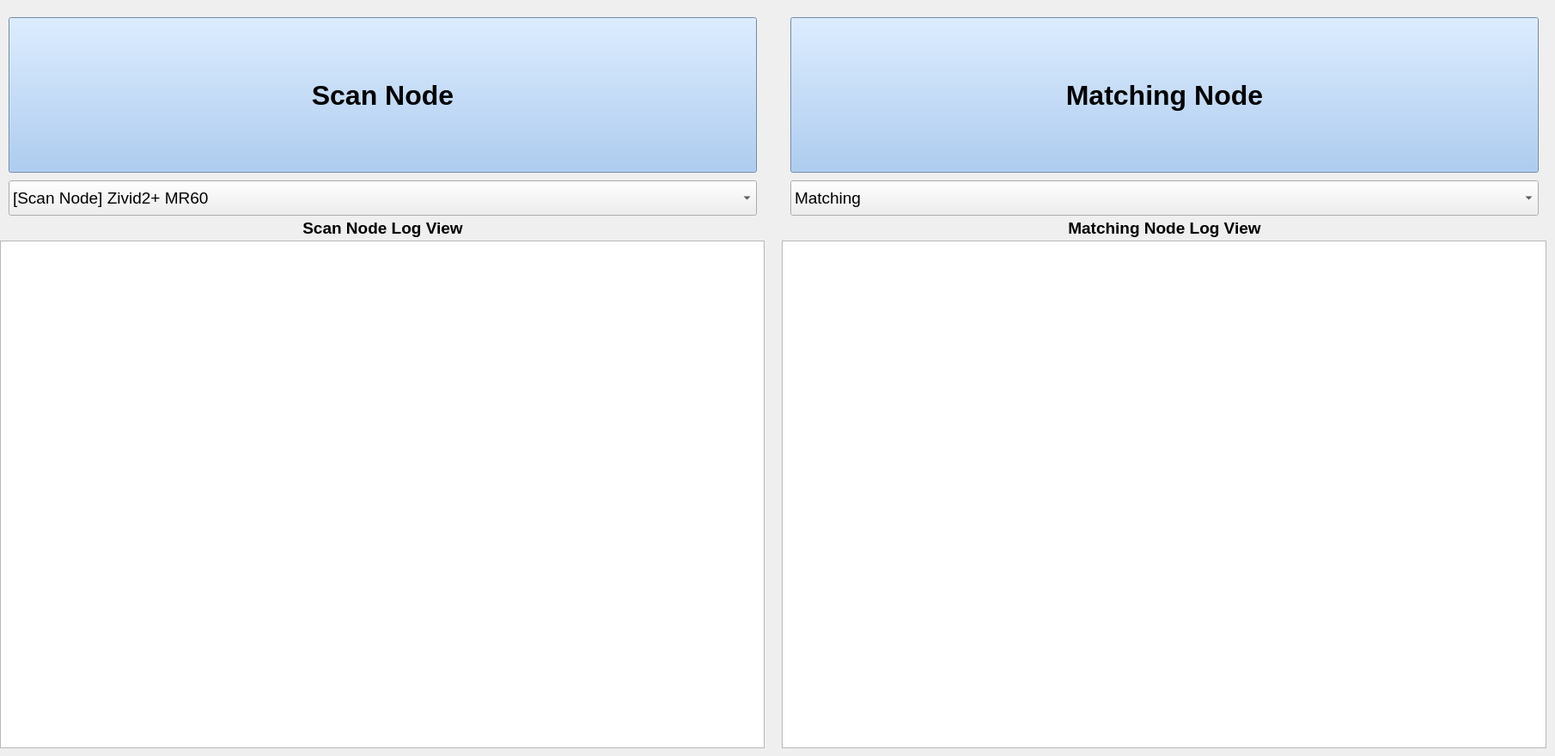
    <widget class="QWidget" name="tab_26">
     <attribute name="title">
      <string>Pose Estimation</string>
     </attribute>
     <widget class="QTextEdit" name="textEdit_log_ScanNodeLogView">
      <property name="geometry">
       <rect>
        <x>0</x>
        <y>280</y>
        <width>890</width>
        <height>591</height>
       </rect>
      </property>
     </widget>
     <widget class="QTextEdit" name="textEdit_log_MatchingNodeLogView">
      <property name="geometry">
       <rect>
        <x>910</x>
        <y>280</y>
        <width>890</width>
        <height>591</height>
       </rect>
      </property>
     </widget>
     <widget class="QPushButton" name="pushButton_doScanNode">
      <property name="geometry">
       <rect>
        <x>10</x>
        <y>20</y>
        <width>871</width>
        <height>181</height>
       </rect>
      </property>
      <property name="sizePolicy">
       <sizepolicy hsizetype="Preferred" vsizetype="Preferred">
        <horstretch>0</horstretch>
        <verstretch>0</verstretch>
       </sizepolicy>
      </property>
      <property name="palette">
       <palette>
        <active>
         <colorrole role="WindowText">
          <brush brushstyle="SolidPattern">
           <color alpha="255">
            <red>0</red>
            <green>0</green>
            <blue>0</blue>
           </color>
          </brush>
         </colorrole>
         <colorrole role="Button">
          <brush brushstyle="SolidPattern">
           <color alpha="255">
            <red>153</red>
            <green>193</green>
            <blue>241</blue>
           </color>
          </brush>
         </colorrole>
         <colorrole role="Light">
          <brush brushstyle="SolidPattern">
           <color alpha="255">
            <red>255</red>
            <green>255</green>
            <blue>255</blue>
           </color>
          </brush>
         </colorrole>
         <colorrole role="Midlight">
          <brush brushstyle="SolidPattern">
           <color alpha="255">
            <red>204</red>
            <green>224</green>
            <blue>248</blue>
           </color>
          </brush>
         </colorrole>
         <colorrole role="Dark">
          <brush brushstyle="SolidPattern">
           <color alpha="255">
            <red>76</red>
            <green>96</green>
            <blue>120</blue>
           </color>
          </brush>
         </colorrole>
         <colorrole role="Mid">
          <brush brushstyle="SolidPattern">
           <color alpha="255">
            <red>102</red>
            <green>129</green>
            <blue>161</blue>
           </color>
          </brush>
         </colorrole>
         <colorrole role="Text">
          <brush brushstyle="SolidPattern">
           <color alpha="255">
            <red>0</red>
            <green>0</green>
            <blue>0</blue>
           </color>
          </brush>
         </colorrole>
         <colorrole role="BrightText">
          <brush brushstyle="SolidPattern">
           <color alpha="255">
            <red>255</red>
            <green>255</green>
            <blue>255</blue>
           </color>
          </brush>
         </colorrole>
         <colorrole role="ButtonText">
          <brush brushstyle="SolidPattern">
           <color alpha="255">
            <red>0</red>
            <green>0</green>
            <blue>0</blue>
           </color>
          </brush>
         </colorrole>
         <colorrole role="Base">
          <brush brushstyle="SolidPattern">
           <color alpha="255">
            <red>255</red>
            <green>255</green>
            <blue>255</blue>
           </color>
          </brush>
         </colorrole>
         <colorrole role="Window">
          <brush brushstyle="SolidPattern">
           <color alpha="255">
            <red>153</red>
            <green>193</green>
            <blue>241</blue>
           </color>
          </brush>
         </colorrole>
         <colorrole role="Shadow">
          <brush brushstyle="SolidPattern">
           <color alpha="255">
            <red>0</red>
            <green>0</green>
            <blue>0</blue>
           </color>
          </brush>
         </colorrole>
         <colorrole role="AlternateBase">
          <brush brushstyle="SolidPattern">
           <color alpha="255">
            <red>204</red>
            <green>224</green>
            <blue>248</blue>
           </color>
          </brush>
         </colorrole>
         <colorrole role="ToolTipBase">
          <brush brushstyle="SolidPattern">
           <color alpha="255">
            <red>255</red>
            <green>255</green>
            <blue>220</blue>
           </color>
          </brush>
         </colorrole>
         <colorrole role="ToolTipText">
          <brush brushstyle="SolidPattern">
           <color alpha="255">
            <red>0</red>
            <green>0</green>
            <blue>0</blue>
           </color>
          </brush>
         </colorrole>
         <colorrole role="PlaceholderText">
          <brush brushstyle="SolidPattern">
           <color alpha="128">
            <red>0</red>
            <green>0</green>
            <blue>0</blue>
           </color>
          </brush>
         </colorrole>
        </active>
        <inactive>
         <colorrole role="WindowText">
          <brush brushstyle="SolidPattern">
           <color alpha="255">
            <red>0</red>
            <green>0</green>
            <blue>0</blue>
           </color>
          </brush>
         </colorrole>
         <colorrole role="Button">
          <brush brushstyle="SolidPattern">
           <color alpha="255">
            <red>153</red>
            <green>193</green>
            <blue>241</blue>
           </color>
          </brush>
         </colorrole>
         <colorrole role="Light">
          <brush brushstyle="SolidPattern">
           <color alpha="255">
            <red>255</red>
            <green>255</green>
            <blue>255</blue>
           </color>
          </brush>
         </colorrole>
         <colorrole role="Midlight">
          <brush brushstyle="SolidPattern">
           <color alpha="255">
            <red>204</red>
            <green>224</green>
            <blue>248</blue>
           </color>
          </brush>
         </colorrole>
         <colorrole role="Dark">
          <brush brushstyle="SolidPattern">
           <color alpha="255">
            <red>76</red>
            <green>96</green>
            <blue>120</blue>
           </color>
          </brush>
         </colorrole>
         <colorrole role="Mid">
          <brush brushstyle="SolidPattern">
           <color alpha="255">
            <red>102</red>
            <green>129</green>
            <blue>161</blue>
           </color>
          </brush>
         </colorrole>
         <colorrole role="Text">
          <brush brushstyle="SolidPattern">
           <color alpha="255">
            <red>0</red>
            <green>0</green>
            <blue>0</blue>
           </color>
          </brush>
         </colorrole>
         <colorrole role="BrightText">
          <brush brushstyle="SolidPattern">
           <color alpha="255">
            <red>255</red>
            <green>255</green>
            <blue>255</blue>
           </color>
          </brush>
         </colorrole>
         <colorrole role="ButtonText">
          <brush brushstyle="SolidPattern">
           <color alpha="255">
            <red>0</red>
            <green>0</green>
            <blue>0</blue>
           </color>
          </brush>
         </colorrole>
         <colorrole role="Base">
          <brush brushstyle="SolidPattern">
           <color alpha="255">
            <red>255</red>
            <green>255</green>
            <blue>255</blue>
           </color>
          </brush>
         </colorrole>
         <colorrole role="Window">
          <brush brushstyle="SolidPattern">
           <color alpha="255">
            <red>153</red>
            <green>193</green>
            <blue>241</blue>
           </color>
          </brush>
         </colorrole>
         <colorrole role="Shadow">
          <brush brushstyle="SolidPattern">
           <color alpha="255">
            <red>0</red>
            <green>0</green>
            <blue>0</blue>
           </color>
          </brush>
         </colorrole>
         <colorrole role="AlternateBase">
          <brush brushstyle="SolidPattern">
           <color alpha="255">
            <red>204</red>
            <green>224</green>
            <blue>248</blue>
           </color>
          </brush>
         </colorrole>
         <colorrole role="ToolTipBase">
          <brush brushstyle="SolidPattern">
           <color alpha="255">
            <red>255</red>
            <green>255</green>
            <blue>220</blue>
           </color>
          </brush>
         </colorrole>
         <colorrole role="ToolTipText">
          <brush brushstyle="SolidPattern">
           <color alpha="255">
            <red>0</red>
            <green>0</green>
            <blue>0</blue>
           </color>
          </brush>
         </colorrole>
         <colorrole role="PlaceholderText">
          <brush brushstyle="SolidPattern">
           <color alpha="128">
            <red>0</red>
            <green>0</green>
            <blue>0</blue>
           </color>
          </brush>
         </colorrole>
        </inactive>
        <disabled>
         <colorrole role="WindowText">
          <brush brushstyle="SolidPattern">
           <color alpha="255">
            <red>76</red>
            <green>96</green>
            <blue>120</blue>
           </color>
          </brush>
         </colorrole>
         <colorrole role="Button">
          <brush brushstyle="SolidPattern">
           <color alpha="255">
            <red>153</red>
            <green>193</green>
            <blue>241</blue>
           </color>
          </brush>
         </colorrole>
         <colorrole role="Light">
          <brush brushstyle="SolidPattern">
           <color alpha="255">
            <red>255</red>
            <green>255</green>
            <blue>255</blue>
           </color>
          </brush>
         </colorrole>
         <colorrole role="Midlight">
          <brush brushstyle="SolidPattern">
           <color alpha="255">
            <red>204</red>
            <green>224</green>
            <blue>248</blue>
           </color>
          </brush>
         </colorrole>
         <colorrole role="Dark">
          <brush brushstyle="SolidPattern">
           <color alpha="255">
            <red>76</red>
            <green>96</green>
            <blue>120</blue>
           </color>
          </brush>
         </colorrole>
         <colorrole role="Mid">
          <brush brushstyle="SolidPattern">
           <color alpha="255">
            <red>102</red>
            <green>129</green>
            <blue>161</blue>
           </color>
          </brush>
         </colorrole>
         <colorrole role="Text">
          <brush brushstyle="SolidPattern">
           <color alpha="255">
            <red>76</red>
            <green>96</green>
            <blue>120</blue>
           </color>
          </brush>
         </colorrole>
         <colorrole role="BrightText">
          <brush brushstyle="SolidPattern">
           <color alpha="255">
            <red>255</red>
            <green>255</green>
            <blue>255</blue>
           </color>
          </brush>
         </colorrole>
         <colorrole role="ButtonText">
          <brush brushstyle="SolidPattern">
           <color alpha="255">
            <red>76</red>
            <green>96</green>
            <blue>120</blue>
           </color>
          </brush>
         </colorrole>
         <colorrole role="Base">
          <brush brushstyle="SolidPattern">
           <color alpha="255">
            <red>153</red>
            <green>193</green>
            <blue>241</blue>
           </color>
          </brush>
         </colorrole>
         <colorrole role="Window">
          <brush brushstyle="SolidPattern">
           <color alpha="255">
            <red>153</red>
            <green>193</green>
            <blue>241</blue>
           </color>
          </brush>
         </colorrole>
         <colorrole role="Shadow">
          <brush brushstyle="SolidPattern">
           <color alpha="255">
            <red>0</red>
            <green>0</green>
            <blue>0</blue>
           </color>
          </brush>
         </colorrole>
         <colorrole role="AlternateBase">
          <brush brushstyle="SolidPattern">
           <color alpha="255">
            <red>153</red>
            <green>193</green>
            <blue>241</blue>
           </color>
          </brush>
         </colorrole>
         <colorrole role="ToolTipBase">
          <brush brushstyle="SolidPattern">
           <color alpha="255">
            <red>255</red>
            <green>255</green>
            <blue>220</blue>
           </color>
          </brush>
         </colorrole>
         <colorrole role="ToolTipText">
          <brush brushstyle="SolidPattern">
           <color alpha="255">
            <red>0</red>
            <green>0</green>
            <blue>0</blue>
           </color>
          </brush>
         </colorrole>
         <colorrole role="PlaceholderText">
          <brush brushstyle="SolidPattern">
           <color alpha="128">
            <red>0</red>
            <green>0</green>
            <blue>0</blue>
           </color>
          </brush>
         </colorrole>
        </disabled>
       </palette>
      </property>
      <property name="font">
       <font>
        <family>Ubuntu</family>
        <pointsize>24</pointsize>
        <weight>75</weight>
        <italic>false</italic>
        <bold>true</bold>
        <kerning>true</kerning>
       </font>
      </property>
      <property name="text">
       <string>Scan Node</string>
      </property>
      <property name="checkable">
       <bool>true</bool>
      </property>
     </widget>
     <widget class="QLabel" name="label_5">
      <property name="geometry">
       <rect>
        <x>0</x>
        <y>250</y>
        <width>891</width>
        <height>31</height>
       </rect>
      </property>
      <property name="font">
       <font>
        <pointsize>14</pointsize>
        <weight>75</weight>
        <bold>true</bold>
       </font>
      </property>
      <property name="text">
       <string>Scan Node Log View</string>
      </property>
      <property name="alignment">
       <set>Qt::AlignCenter</set>
      </property>
     </widget>
     <widget class="QPushButton" name="pushButton_doMatchingNode">
      <property name="geometry">
       <rect>
        <x>920</x>
        <y>20</y>
        <width>871</width>
        <height>181</height>
       </rect>
      </property>
      <property name="sizePolicy">
       <sizepolicy hsizetype="Preferred" vsizetype="Preferred">
        <horstretch>0</horstretch>
        <verstretch>0</verstretch>
       </sizepolicy>
      </property>
      <property name="palette">
       <palette>
        <active>
         <colorrole role="WindowText">
          <brush brushstyle="SolidPattern">
           <color alpha="255">
            <red>0</red>
            <green>0</green>
            <blue>0</blue>
           </color>
          </brush>
         </colorrole>
         <colorrole role="Button">
          <brush brushstyle="SolidPattern">
           <color alpha="255">
            <red>153</red>
            <green>193</green>
            <blue>241</blue>
           </color>
          </brush>
         </colorrole>
         <colorrole role="Light">
          <brush brushstyle="SolidPattern">
           <color alpha="255">
            <red>255</red>
            <green>255</green>
            <blue>255</blue>
           </color>
          </brush>
         </colorrole>
         <colorrole role="Midlight">
          <brush brushstyle="SolidPattern">
           <color alpha="255">
            <red>204</red>
            <green>224</green>
            <blue>248</blue>
           </color>
          </brush>
         </colorrole>
         <colorrole role="Dark">
          <brush brushstyle="SolidPattern">
           <color alpha="255">
            <red>76</red>
            <green>96</green>
            <blue>120</blue>
           </color>
          </brush>
         </colorrole>
         <colorrole role="Mid">
          <brush brushstyle="SolidPattern">
           <color alpha="255">
            <red>102</red>
            <green>129</green>
            <blue>161</blue>
           </color>
          </brush>
         </colorrole>
         <colorrole role="Text">
          <brush brushstyle="SolidPattern">
           <color alpha="255">
            <red>0</red>
            <green>0</green>
            <blue>0</blue>
           </color>
          </brush>
         </colorrole>
         <colorrole role="BrightText">
          <brush brushstyle="SolidPattern">
           <color alpha="255">
            <red>255</red>
            <green>255</green>
            <blue>255</blue>
           </color>
          </brush>
         </colorrole>
         <colorrole role="ButtonText">
          <brush brushstyle="SolidPattern">
           <color alpha="255">
            <red>0</red>
            <green>0</green>
            <blue>0</blue>
           </color>
          </brush>
         </colorrole>
         <colorrole role="Base">
          <brush brushstyle="SolidPattern">
           <color alpha="255">
            <red>255</red>
            <green>255</green>
            <blue>255</blue>
           </color>
          </brush>
         </colorrole>
         <colorrole role="Window">
          <brush brushstyle="SolidPattern">
           <color alpha="255">
            <red>153</red>
            <green>193</green>
            <blue>241</blue>
           </color>
          </brush>
         </colorrole>
         <colorrole role="Shadow">
          <brush brushstyle="SolidPattern">
           <color alpha="255">
            <red>0</red>
            <green>0</green>
            <blue>0</blue>
           </color>
          </brush>
         </colorrole>
         <colorrole role="AlternateBase">
          <brush brushstyle="SolidPattern">
           <color alpha="255">
            <red>204</red>
            <green>224</green>
            <blue>248</blue>
           </color>
          </brush>
         </colorrole>
         <colorrole role="ToolTipBase">
          <brush brushstyle="SolidPattern">
           <color alpha="255">
            <red>255</red>
            <green>255</green>
            <blue>220</blue>
           </color>
          </brush>
         </colorrole>
         <colorrole role="ToolTipText">
          <brush brushstyle="SolidPattern">
           <color alpha="255">
            <red>0</red>
            <green>0</green>
            <blue>0</blue>
           </color>
          </brush>
         </colorrole>
         <colorrole role="PlaceholderText">
          <brush brushstyle="SolidPattern">
           <color alpha="128">
            <red>0</red>
            <green>0</green>
            <blue>0</blue>
           </color>
          </brush>
         </colorrole>
        </active>
        <inactive>
         <colorrole role="WindowText">
          <brush brushstyle="SolidPattern">
           <color alpha="255">
            <red>0</red>
            <green>0</green>
            <blue>0</blue>
           </color>
          </brush>
         </colorrole>
         <colorrole role="Button">
          <brush brushstyle="SolidPattern">
           <color alpha="255">
            <red>153</red>
            <green>193</green>
            <blue>241</blue>
           </color>
          </brush>
         </colorrole>
         <colorrole role="Light">
          <brush brushstyle="SolidPattern">
           <color alpha="255">
            <red>255</red>
            <green>255</green>
            <blue>255</blue>
           </color>
          </brush>
         </colorrole>
         <colorrole role="Midlight">
          <brush brushstyle="SolidPattern">
           <color alpha="255">
            <red>204</red>
            <green>224</green>
            <blue>248</blue>
           </color>
          </brush>
         </colorrole>
         <colorrole role="Dark">
          <brush brushstyle="SolidPattern">
           <color alpha="255">
            <red>76</red>
            <green>96</green>
            <blue>120</blue>
           </color>
          </brush>
         </colorrole>
         <colorrole role="Mid">
          <brush brushstyle="SolidPattern">
           <color alpha="255">
            <red>102</red>
            <green>129</green>
            <blue>161</blue>
           </color>
          </brush>
         </colorrole>
         <colorrole role="Text">
          <brush brushstyle="SolidPattern">
           <color alpha="255">
            <red>0</red>
            <green>0</green>
            <blue>0</blue>
           </color>
          </brush>
         </colorrole>
         <colorrole role="BrightText">
          <brush brushstyle="SolidPattern">
           <color alpha="255">
            <red>255</red>
            <green>255</green>
            <blue>255</blue>
           </color>
          </brush>
         </colorrole>
         <colorrole role="ButtonText">
          <brush brushstyle="SolidPattern">
           <color alpha="255">
            <red>0</red>
            <green>0</green>
            <blue>0</blue>
           </color>
          </brush>
         </colorrole>
         <colorrole role="Base">
          <brush brushstyle="SolidPattern">
           <color alpha="255">
            <red>255</red>
            <green>255</green>
            <blue>255</blue>
           </color>
          </brush>
         </colorrole>
         <colorrole role="Window">
          <brush brushstyle="SolidPattern">
           <color alpha="255">
            <red>153</red>
            <green>193</green>
            <blue>241</blue>
           </color>
          </brush>
         </colorrole>
         <colorrole role="Shadow">
          <brush brushstyle="SolidPattern">
           <color alpha="255">
            <red>0</red>
            <green>0</green>
            <blue>0</blue>
           </color>
          </brush>
         </colorrole>
         <colorrole role="AlternateBase">
          <brush brushstyle="SolidPattern">
           <color alpha="255">
            <red>204</red>
            <green>224</green>
            <blue>248</blue>
           </color>
          </brush>
         </colorrole>
         <colorrole role="ToolTipBase">
          <brush brushstyle="SolidPattern">
           <color alpha="255">
            <red>255</red>
            <green>255</green>
            <blue>220</blue>
           </color>
          </brush>
         </colorrole>
         <colorrole role="ToolTipText">
          <brush brushstyle="SolidPattern">
           <color alpha="255">
            <red>0</red>
            <green>0</green>
            <blue>0</blue>
           </color>
          </brush>
         </colorrole>
         <colorrole role="PlaceholderText">
          <brush brushstyle="SolidPattern">
           <color alpha="128">
            <red>0</red>
            <green>0</green>
            <blue>0</blue>
           </color>
          </brush>
         </colorrole>
        </inactive>
        <disabled>
         <colorrole role="WindowText">
          <brush brushstyle="SolidPattern">
           <color alpha="255">
            <red>76</red>
            <green>96</green>
            <blue>120</blue>
           </color>
          </brush>
         </colorrole>
         <colorrole role="Button">
          <brush brushstyle="SolidPattern">
           <color alpha="255">
            <red>153</red>
            <green>193</green>
            <blue>241</blue>
           </color>
          </brush>
         </colorrole>
         <colorrole role="Light">
          <brush brushstyle="SolidPattern">
           <color alpha="255">
            <red>255</red>
            <green>255</green>
            <blue>255</blue>
           </color>
          </brush>
         </colorrole>
         <colorrole role="Midlight">
          <brush brushstyle="SolidPattern">
           <color alpha="255">
            <red>204</red>
            <green>224</green>
            <blue>248</blue>
           </color>
          </brush>
         </colorrole>
         <colorrole role="Dark">
          <brush brushstyle="SolidPattern">
           <color alpha="255">
            <red>76</red>
            <green>96</green>
            <blue>120</blue>
           </color>
          </brush>
         </colorrole>
         <colorrole role="Mid">
          <brush brushstyle="SolidPattern">
           <color alpha="255">
            <red>102</red>
            <green>129</green>
            <blue>161</blue>
           </color>
          </brush>
         </colorrole>
         <colorrole role="Text">
          <brush brushstyle="SolidPattern">
           <color alpha="255">
            <red>76</red>
            <green>96</green>
            <blue>120</blue>
           </color>
          </brush>
         </colorrole>
         <colorrole role="BrightText">
          <brush brushstyle="SolidPattern">
           <color alpha="255">
            <red>255</red>
            <green>255</green>
            <blue>255</blue>
           </color>
          </brush>
         </colorrole>
         <colorrole role="ButtonText">
          <brush brushstyle="SolidPattern">
           <color alpha="255">
            <red>76</red>
            <green>96</green>
            <blue>120</blue>
           </color>
          </brush>
         </colorrole>
         <colorrole role="Base">
          <brush brushstyle="SolidPattern">
           <color alpha="255">
            <red>153</red>
            <green>193</green>
            <blue>241</blue>
           </color>
          </brush>
         </colorrole>
         <colorrole role="Window">
          <brush brushstyle="SolidPattern">
           <color alpha="255">
            <red>153</red>
            <green>193</green>
            <blue>241</blue>
           </color>
          </brush>
         </colorrole>
         <colorrole role="Shadow">
          <brush brushstyle="SolidPattern">
           <color alpha="255">
            <red>0</red>
            <green>0</green>
            <blue>0</blue>
           </color>
          </brush>
         </colorrole>
         <colorrole role="AlternateBase">
          <brush brushstyle="SolidPattern">
           <color alpha="255">
            <red>153</red>
            <green>193</green>
            <blue>241</blue>
           </color>
          </brush>
         </colorrole>
         <colorrole role="ToolTipBase">
          <brush brushstyle="SolidPattern">
           <color alpha="255">
            <red>255</red>
            <green>255</green>
            <blue>220</blue>
           </color>
          </brush>
         </colorrole>
         <colorrole role="ToolTipText">
          <brush brushstyle="SolidPattern">
           <color alpha="255">
            <red>0</red>
            <green>0</green>
            <blue>0</blue>
           </color>
          </brush>
         </colorrole>
         <colorrole role="PlaceholderText">
          <brush brushstyle="SolidPattern">
           <color alpha="128">
            <red>0</red>
            <green>0</green>
            <blue>0</blue>
           </color>
          </brush>
         </colorrole>
        </disabled>
       </palette>
      </property>
      <property name="font">
       <font>
        <family>Ubuntu</family>
        <pointsize>24</pointsize>
        <weight>75</weight>
        <italic>false</italic>
        <bold>true</bold>
        <kerning>true</kerning>
       </font>
      </property>
      <property name="text">
       <string>Matching Node</string>
      </property>
      <property name="checkable">
       <bool>true</bool>
      </property>
     </widget>
     <widget class="QLabel" name="label_8">
      <property name="geometry">
       <rect>
        <x>910</x>
        <y>250</y>
        <width>891</width>
        <height>31</height>
       </rect>
      </property>
      <property name="font">
       <font>
        <pointsize>14</pointsize>
        <weight>75</weight>
        <bold>true</bold>
       </font>
      </property>
      <property name="text">
       <string>Matching Node Log View</string>
      </property>
      <property name="alignment">
       <set>Qt::AlignCenter</set>
      </property>
     </widget>
     <widget class="QComboBox" name="comboBox_scanNodeLists">
      <property name="geometry">
       <rect>
        <x>10</x>
        <y>210</y>
        <width>871</width>
        <height>41</height>
       </rect>
      </property>
      <property name="font">
       <font>
        <pointsize>14</pointsize>
       </font>
      </property>
      <item>
       <property name="text">
        <string>[Scan Node] Zivid2+ MR60</string>
       </property>
      </item>
      <item>
       <property name="text">
        <string>[Scan Node] Zivid2+ M130</string>
       </property>
      </item>
      <item>
       <property name="text">
        <string>[Scan Node] Rvbust RVC I2370</string>
       </property>
      </item>
      <item>
       <property name="text">
        <string>[Scan Node] Rvbust RVC P31300</string>
       </property>
      </item>
     </widget>
     <widget class="QComboBox" name="comboBox_matchingNodeLists">
      <property name="geometry">
       <rect>
        <x>920</x>
        <y>210</y>
        <width>871</width>
        <height>41</height>
       </rect>
      </property>
      <property name="font">
       <font>
        <pointsize>14</pointsize>
       </font>
      </property>
      <item>
       <property name="text">
        <string>Matching</string>
       </property>
      </item>
     </widget>
    </widget>
